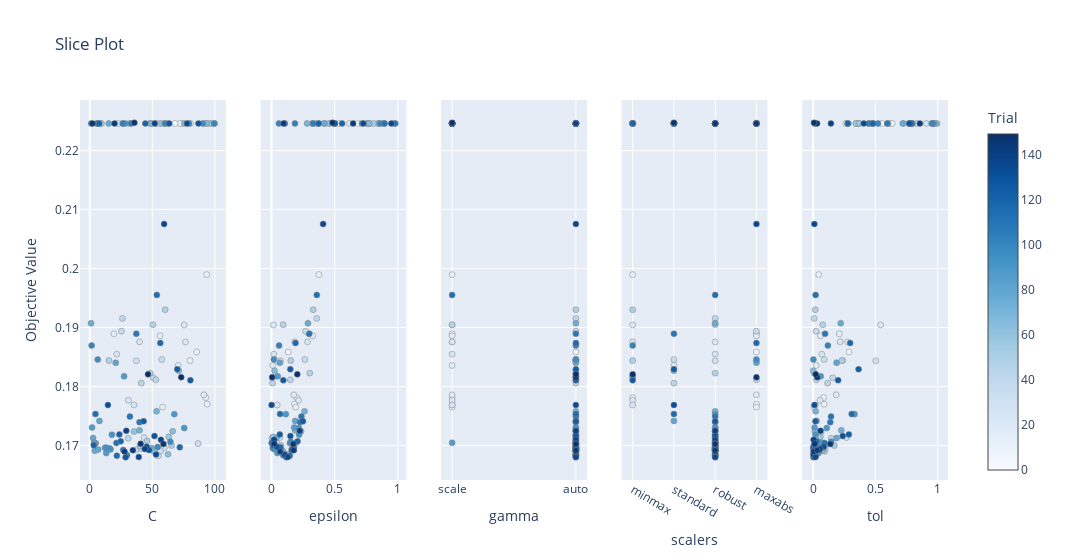

Notebook code for this chart:
### Code cell
# Hyperparameters to score dependency

optuna.visualization.plot_slice(study_svr)

### Figure 1 — Plotly figure (JSON) as saved in the notebook; plotly's stock layout.template omitted (floating-point values rounded to 4 significant figures; data arrays with more than 128 entries replaced by an {"elided": "..."} marker saying what was removed)
{"data": [{"marker": {"color": {"elided": "150 int values"}, "colorbar": {"title": {"text": "Trial"}, "x": 1, "xpad": 40}, "colorscale": [[0, "rgb(247,251,255)"], [0.125, "rgb(222,235,247)"], [0.25, "rgb(198,219,239)"], [0.375, "rgb(158,202,225)"], [0.5, "rgb(107,174,214)"], [0.625, "rgb(66,146,198)"], [0.75, "rgb(33,113,181)"], [0.875, "rgb(8,81,156)"], [1, "rgb(8,48,107)"]], "line": {"color": "Grey", "width": 0.5}, "showscale": true}, "mode": "markers", "name": "Feasible Trial", "showlegend": false, "type": "scatter", "x": {"elided": "150 float values"}, "xaxis": "x", "y": {"elided": "150 float values"}, "yaxis": "y"}, {"marker": {"color": {"elided": "150 int values"}, "colorbar": {"title": {"text": "Trial"}, "x": 1, "xpad": 40}, "colorscale": [[0, "rgb(247,251,255)"], [0.125, "rgb(222,235,247)"], [0.25, "rgb(198,219,239)"], [0.375, "rgb(158,202,225)"], [0.5, "rgb(107,174,214)"], [0.625, "rgb(66,146,198)"], [0.75, "rgb(33,113,181)"], [0.875, "rgb(8,81,156)"], [1, "rgb(8,48,107)"]], "line": {"color": "Grey", "width": 0.5}, "showscale": false}, "mode": "markers", "name": "Feasible Trial", "showlegend": false, "type": "scatter", "x": {"elided": "150 float values"}, "xaxis": "x2", "y": {"elided": "150 float values"}, "yaxis": "y2"}, {"marker": {"color": {"elided": "150 int values"}, "colorbar": {"title": {"text": "Trial"}, "x": 1, "xpad": 40}, "colorscale": [[0, "rgb(247,251,255)"], [0.125, "rgb(222,235,247)"], [0.25, "rgb(198,219,239)"], [0.375, "rgb(158,202,225)"], [0.5, "rgb(107,174,214)"], [0.625, "rgb(66,146,198)"], [0.75, "rgb(33,113,181)"], [0.875, "rgb(8,81,156)"], [1, "rgb(8,48,107)"]], "line": {"color": "Grey", "width": 0.5}, "showscale": false}, "mode": "markers", "name": "Feasible Trial", "showlegend": false, "type": "scatter", "x": {"elided": "150 str values"}, "xaxis": "x3", "y": {"elided": "150 float values"}, "yaxis": "y3"}, {"marker": {"color": {"elided": "150 int values"}, "colorbar": {"title": {"text": "Trial"}, "x": 1, "xpad": 40}, "colorscale": [[0, "rgb(247,251,255)"], [0.125, "rgb(222,235,247)"], [0.25, "rgb(198,219,239)"], [0.375, "rgb(158,202,225)"], [0.5, "rgb(107,174,214)"], [0.625, "rgb(66,146,198)"], [0.75, "rgb(33,113,181)"], [0.875, "rgb(8,81,156)"], [1, "rgb(8,48,107)"]], "line": {"color": "Grey", "width": 0.5}, "showscale": false}, "mode": "markers", "name": "Feasible Trial", "showlegend": false, "type": "scatter", "x": {"elided": "150 str values"}, "xaxis": "x4", "y": {"elided": "150 float values"}, "yaxis": "y4"}, {"marker": {"color": {"elided": "150 int values"}, "colorbar": {"title": {"text": "Trial"}, "x": 1, "xpad": 40}, "colorscale": [[0, "rgb(247,251,255)"], [0.125, "rgb(222,235,247)"], [0.25, "rgb(198,219,239)"], [0.375, "rgb(158,202,225)"], [0.5, "rgb(107,174,214)"], [0.625, "rgb(66,146,198)"], [0.75, "rgb(33,113,181)"], [0.875, "rgb(8,81,156)"], [1, "rgb(8,48,107)"]], "line": {"color": "Grey", "width": 0.5}, "showscale": false}, "mode": "markers", "name": "Feasible Trial", "showlegend": false, "type": "scatter", "x": {"elided": "150 float values"}, "xaxis": "x5", "y": {"elided": "150 float values"}, "yaxis": "y5"}], "layout": {"title": {"text": "Slice Plot"}, "width": 1500, "xaxis": {"anchor": "y", "domain": [0, 0.168], "title": {"text": "C"}}, "xaxis2": {"anchor": "y2", "domain": [0.208, 0.376], "title": {"text": "epsilon"}}, "xaxis3": {"anchor": "y3", "categoryarray": ["scale", "auto"], "categoryorder": "array", "domain": [0.416, 0.584], "title": {"text": "gamma"}, "type": "category"}, "xaxis4": {"anchor": "y4", "categoryarray": ["minmax", "standard", "robust", "maxabs"], "categoryorder": "array", "domain": [0.624, 0.792], "title": {"text": "scalers"}, "type": "category"}, "xaxis5": {"anchor": "y5", "domain": [0.832, 1], "title": {"text": "tol"}}, "yaxis": {"anchor": "x", "domain": [0, 1], "title": {"text": "Objective Value"}}, "yaxis2": {"anchor": "x2", "domain": [0, 1], "matches": "y", "showticklabels": false}, "yaxis3": {"anchor": "x3", "domain": [0, 1], "matches": "y", "showticklabels": false}, "yaxis4": {"anchor": "x4", "domain": [0, 1], "matches": "y", "showticklabels": false}, "yaxis5": {"anchor": "x5", "domain": [0, 1], "matches": "y", "showticklabels": false}}}
